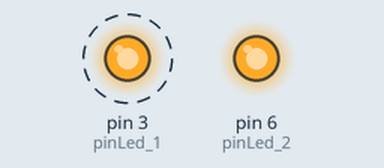
A sketch run on a simulated Arduino Uno, built with avr-gcc and run on an emulated ATmega328P. Parts: output pins drawn as LEDs (lit = HIGH). Dashed ring = blinking.

Above: at 0.5 s.
Timing chart, 0 to 4.6 s (numbered marks = the images above):
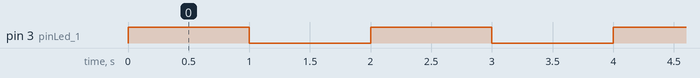

The sketch:

main.ino
```cpp
int pinLed_1 = 3;
int pinLed_2 = 6;
void setup() {
  pinMode(pinLed_1, OUTPUT);
  pinMode(pinLed_2, OUTPUT);
  digitalWrite(pinLed_2, HIGH);
}

void loop() {
  digitalWrite(pinLed_1, HIGH);
  delay(1000);
  digitalWrite(pinLed_1, LOW);
  delay(1000);
}
```

Measured:
- by itself, pin 3 (pinLed_1): alternates HIGH for 1.0 s and LOW for 1.0 s
